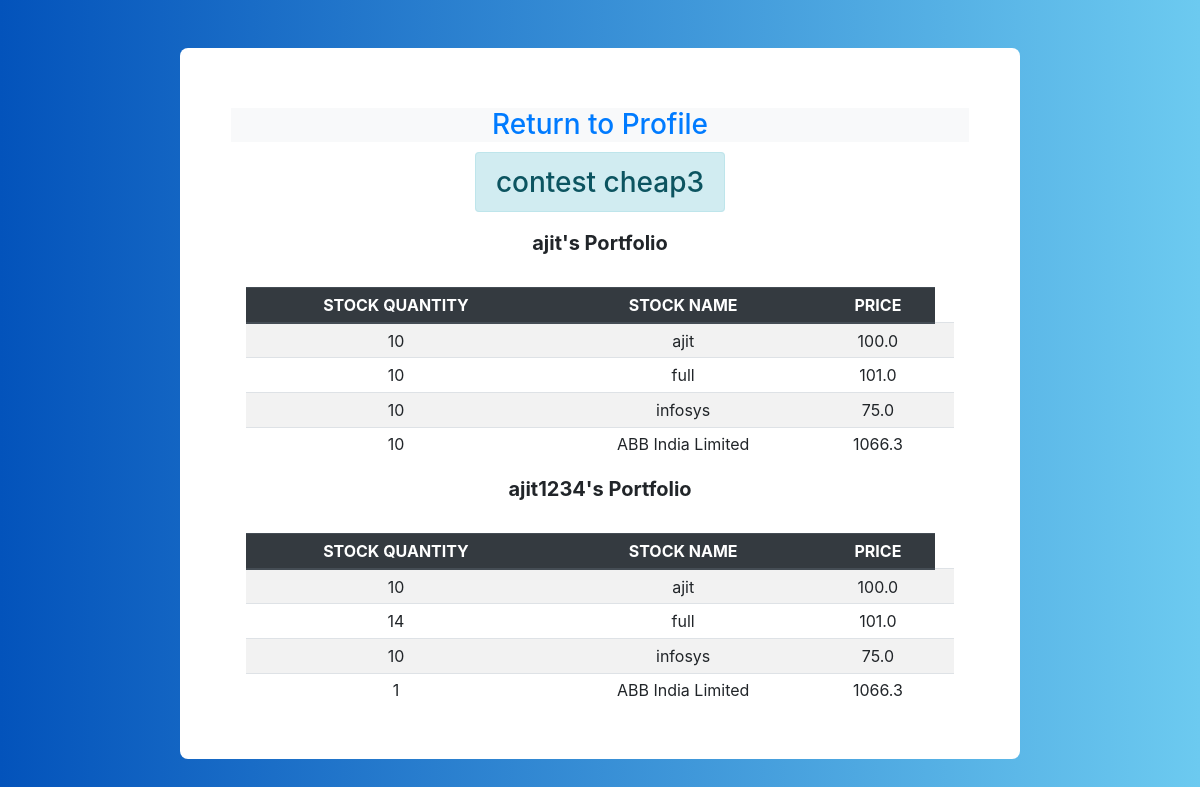
The page /ongoing_contest/ (signed in) on the database its author committed.
### accounts/models.py (models this page shows, shortened)
class ContestProfile(models.Model):
    id = models.AutoField(primary_key=True)
    Name = models.CharField(max_length=50)
    NoOfPlayer = models.IntegerField()
    fees =  models.IntegerField()
    winnerPrize =  models.IntegerField()

class StockProfile(models.Model):
    id = models.AutoField(primary_key=True)
    ticker = models.CharField(max_length=15,unique= True,null= False)
    name = models.CharField(max_length=50)
    yesterday_closingPrice = models.FloatField(default = 100)
    Todayclosing_price = models.FloatField(default =150)

### accounts/views.py (the view)
# urls.py: path("ongoing_contest/" ,views.getjoinedContest , name = "ongoing_contest" ),
@login_required #shows ongoing contest with contest status "started"
def getjoinedContest(req):
	started_contest = ContestConfirm.objects.filter(Ongoing_contest__contest_status='Started',player__usr = req.user.id).values_list('Ongoing_contest',flat=True).distinct()
	if len(started_contest) > 0:
		cnst = ContestConfirm.objects.filter(Ongoing_contest__in = started_contest).values_list('player__usr__username',
									'Ongoing_contest','Ongoing_contest__contest_type__Name',
									'stock_selected__name',
									'stock_selected__yesterday_closingPrice',
									'stockQuantity')
		df = pd.DataFrame.from_records(cnst,
									columns = ['player__usr__username','Ongoing_contest',
									'Ongoing_contest__contest_type__Name','stock_selected__name',
									'stock_selected__yesterday_closingPrice',
									'stockQuantity'])
		contest_ids = df.Ongoing_contest.unique()
		contest_name = df.Ongoing_contest__contest_type__Name.unique()
		cnstNameNid = df[df.Ongoing_contest__contest_type__Name.isin(contest_name)]
		cnstNameNid = cnstNameNid[['Ongoing_contest','Ongoing_contest__contest_type__Name']].drop_duplicates(['Ongoing_contest'])
		if len(cnstNameNid) > 0:
			finaldict = cnstNameNid.set_index('Ongoing_contest').T.to_dict('records')[0]
		else:
			msg.add_message(req,msg.WARNING,"you didnt join any match today/ Match is not started yet ")
		if len(cnstNameNid) > 0:
			Mainlst = []
			for id in contest_ids:
				lst = []
				mdict = {}
				f = df[(df.Ongoing_contest == id)]
				player_ids = f.player__usr__username.unique()
				for pid in player_ids:
					dicnw = {}
					nf = f[(f.player__usr__username == pid)]
					nf = nf[['stockQuantity','stock_selected__name','stock_selected__yesterday_closingPrice']]
					nflist = nf.values.astype(str).tolist()
					dicnw.__setitem__(pid,nflist)
					lst.append(dicnw)
				mdict.__setitem__(str(finaldict[id]),lst)
				Mainlst.append(mdict)
			cxt = {"details": Mainlst}
			return render(req,'accounts/details.html',cxt)
		else:
			msg.add_message(req,msg.WARNING,"you didnt join any match today/Match is not started yet ")
			cxt = None
			return render(req,'accounts/details.html',cxt)
	else:
		msg.add_message(req,msg.WARNING,"you didnt join any match today/Match is not started yet ")
		cxt = None
		return render(req,'accounts/details.html',cxt)

### accounts/templates/accounts/details.html (shortened to what this page needs)
{% extends "account/base.html" %}
{% load i18n %}
{% block body %}
<div class="container emp-displye text-center">
    <div class="text-center bg-light my-4"><a href="{% url 'profile' %}">
            <h3 >Return to Profile</h3>
        </a>
    </div>
    {% if details %}
    {% for contestnames in details %}
    {% for contestName,users in contestnames.items %}
    <div class="text-center">
        <h3>
            <span class="alert alert-info"> contest {{contestName}} </span>
        </h3>
    </div>
    <br>
    {% for user in users %}
    {% for username,stks in user.items %}
    <div class="text-center">
        <h5> <b>{{username}}'s Portfolio</b> </h5>
    </div> <br>
    <div class="container w-auto">
        <table class="table table-sm table-striped">
            <thead class="thead-dark">
                <tr>
                    <th scope="col">STOCK QUANTITY</th>
                    <th scope="col">STOCK NAME</th>
                    <th scope="col">PRICE</th>
                </tr>
            </thead>
            <tbody>
                {% for stk in stks %}
                <tr>
                    <td>{{stk.0}}</td>
                    <td> {{stk.1}}</td>
                    <td>{{stk.2}}</td>
                    <td></td>
                </tr>
                {% endfor %}
            </tbody>
        </table>
    </div>
    {% endfor %}
    {% endfor %}
    {% endfor %}
    {% endfor %}
    {% endif %}
</div>
{% endblock %}

### accounts/templates/account/base.html (shortened to what this page needs)
{% load static %}
<!DOCTYPE html>
<html>
  <head>
    <link href="{% static 'enroll/necessary/bs.css' %}" rel="stylesheet">
  </head>
  <body>
        <div class="container emp-profile mw-75 text-center">
    {% block body %}{% endblock %}
</div>
  </body>
</html>

### accounts/templates/account/base.html (style rules this page uses)
body { background: -webkit-linear-gradient(left, #0353bb, #6ccaf0); }
.emp-profile { padding: 3%; margin-top: 4%; margin-bottom: 3%; border-radius: 0.5rem; background: #fff; max-width: 70%; }

### rows shown on the page
ContestProfile: Name "cheap3", user "ajit" "ajit1234"
StockProfile: stk "10", name "ajit", yesterday_closingPrice "100.0"
StockProfile: stk "10", name "full", yesterday_closingPrice "101.0", stk "14"
StockProfile: stk "10", name "infosys", yesterday_closingPrice "75.0"
StockProfile: stk "10", name "ABB India Limited", yesterday_closingPrice "1066.3", stk "1"
